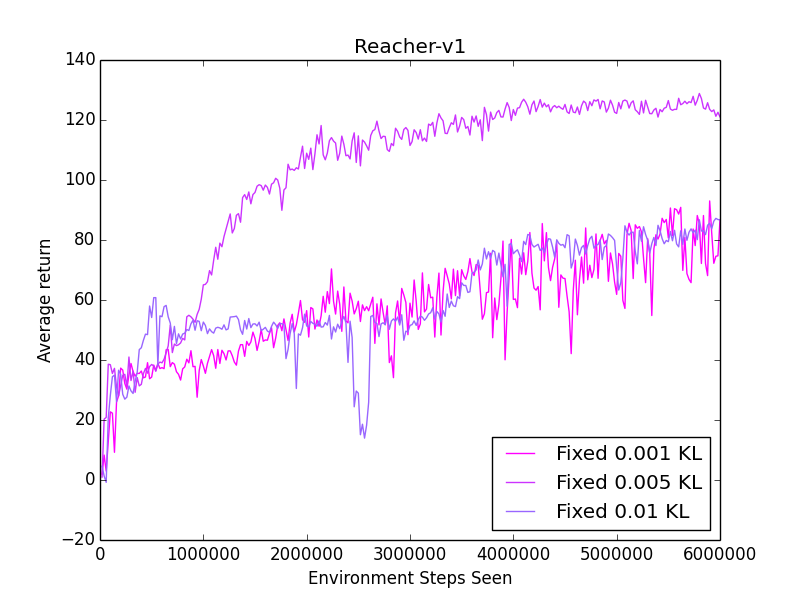

Python code for this plot:
import numpy as np
import matplotlib.pyplot as plt
import json
import sys

times = []
rewards = []
t = []
r = []

trials = ["HalfCheetah-v1-none-20000.000000-0.001000-0.000000-0.000000","HalfCheetah-v1-none-20000.000000-0.005000-0.000000-0.000000","HalfCheetah-v1-none-20000.000000-0.010000-0.000000-0.000000"]
names = ["Fixed 0.001 KL", "Fixed 0.005 KL", "Fixed 0.01 KL"]

for i in xrange(len(trials)):
    with open(trials[i]) as data_file:
        data = json.load(data_file)

    times.append([])
    rewards.append([])
    totaltime = 0

    time_since = 0
    avg = 0
    avgcount = 0

    for e in xrange(len(data["mean_reward"])):
        totaltime += data["timesteps"][e]

        time_since += data["timesteps"][e]
        avg += data["mean_reward"][e]
        avgcount += 1

        if time_since > 10000:
            time_since = 0
            # totaltime += 1
            if i == 0:
                times[i].append(totaltime)
            else:
                times[i].append(totaltime)
            rewards[i].append(data["mean_reward"][e])

            avg = 0
            avgcount = 0

    t.append(np.array(times[i]))
    r.append(np.array(rewards[i]))

    plt.plot(t[i],r[i],color=(1 - (i/5.0),i/5.0,1.0),label=names[i])

plt.xlabel("Environment Steps Seen")
plt.ylabel("Average return")
plt.legend(loc=4)
plt.title("Reacher-v1")
plt.show()
